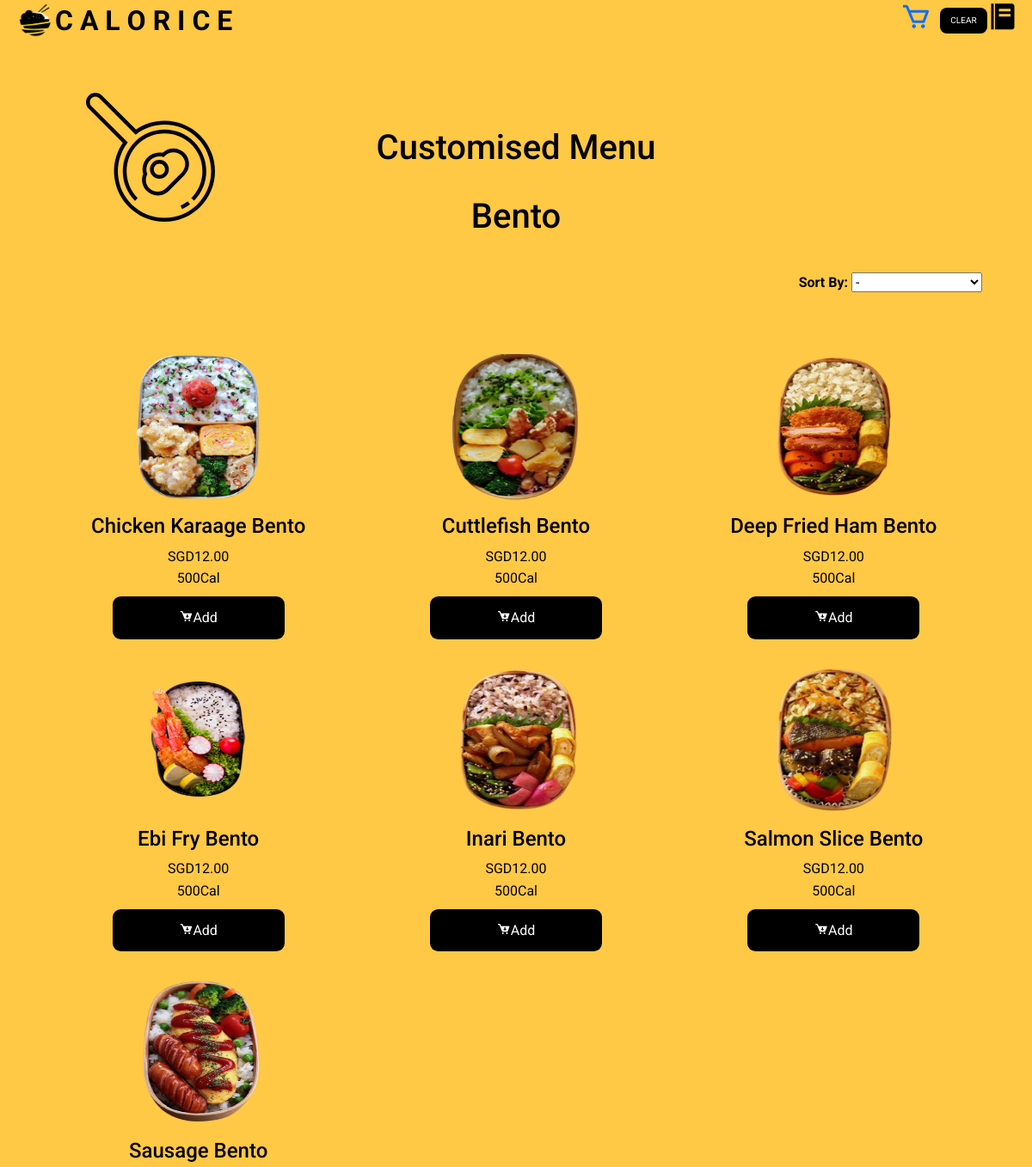
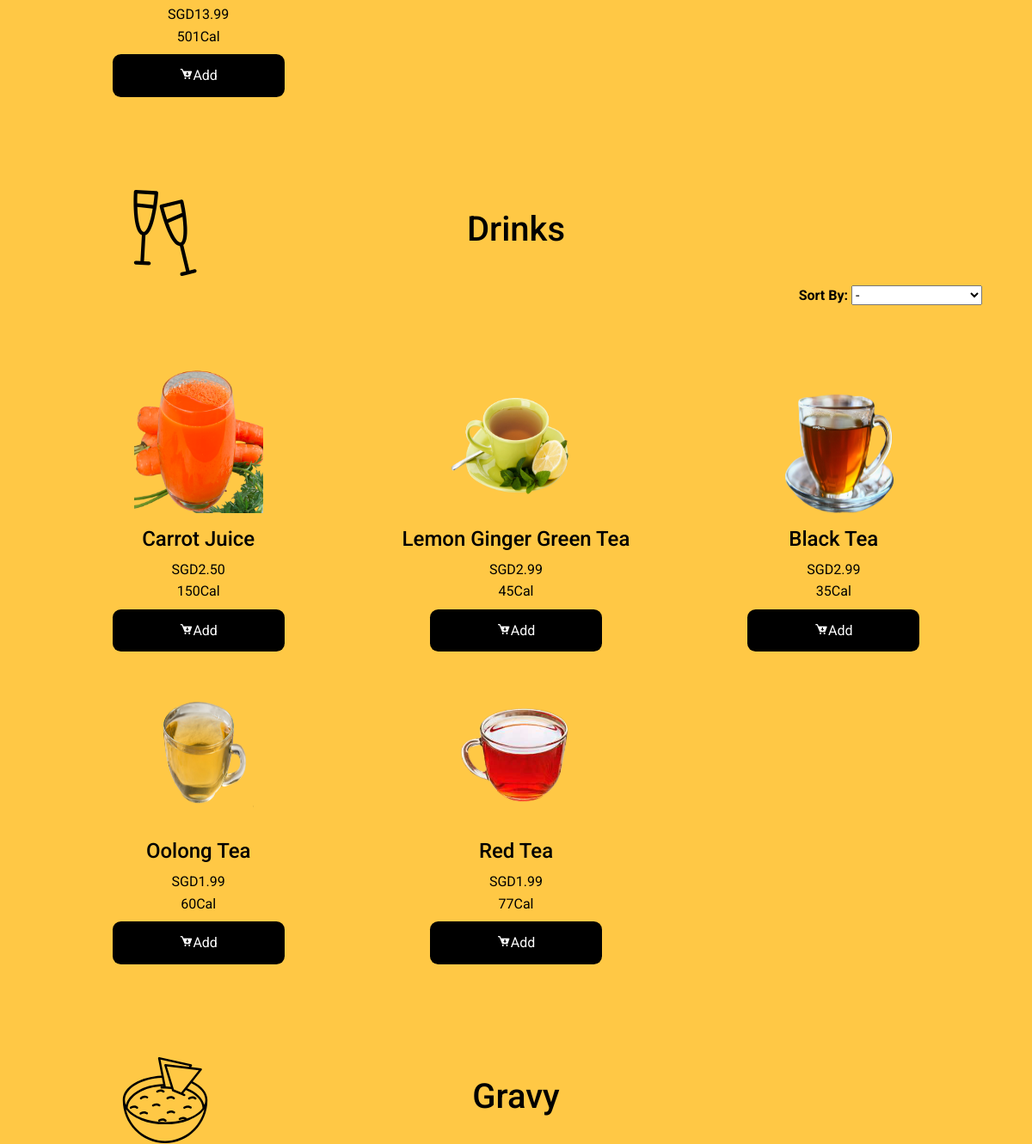
Page /menu.php (upper part) on the earlier database version (2 pictures, top to bottom).
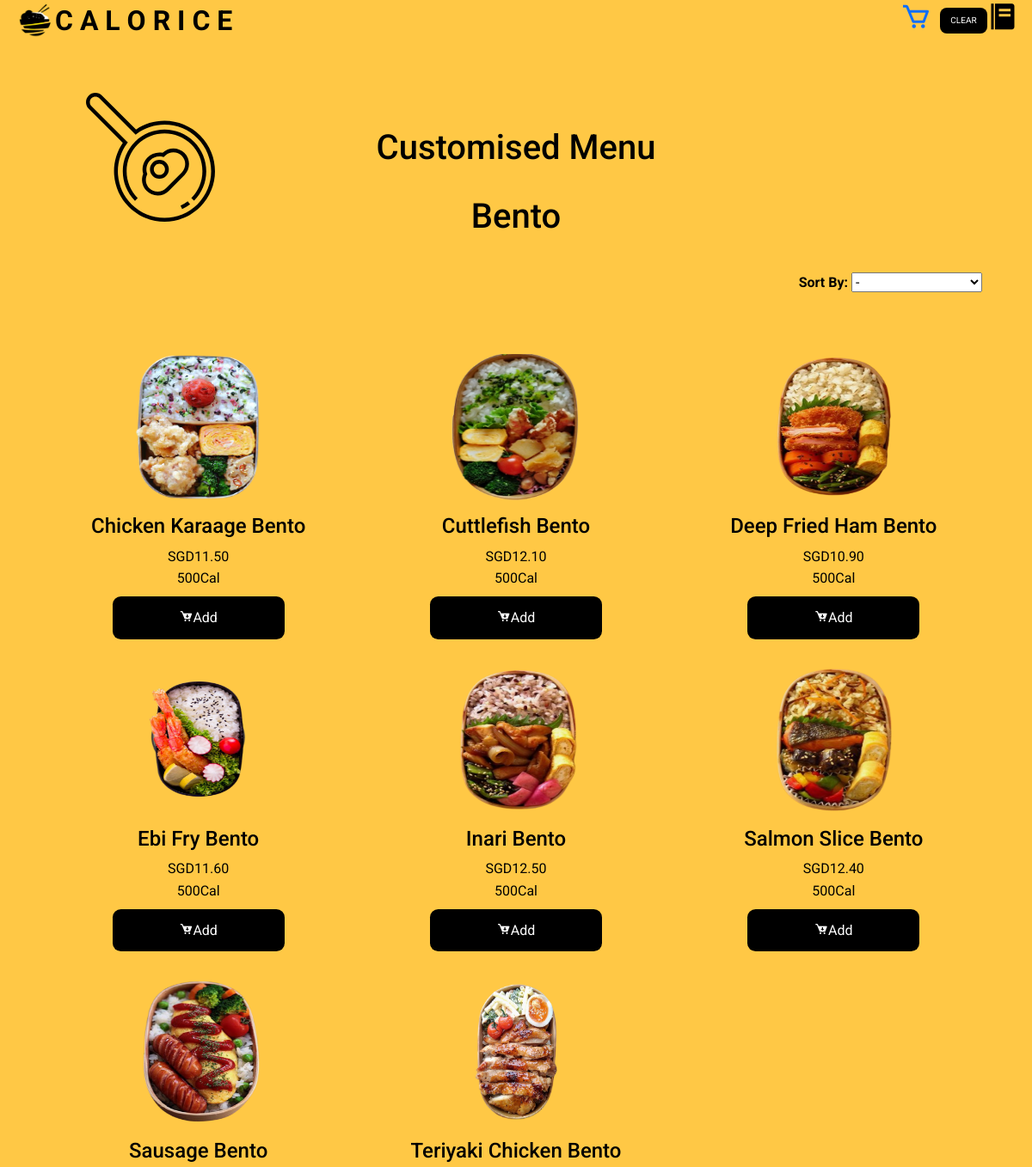
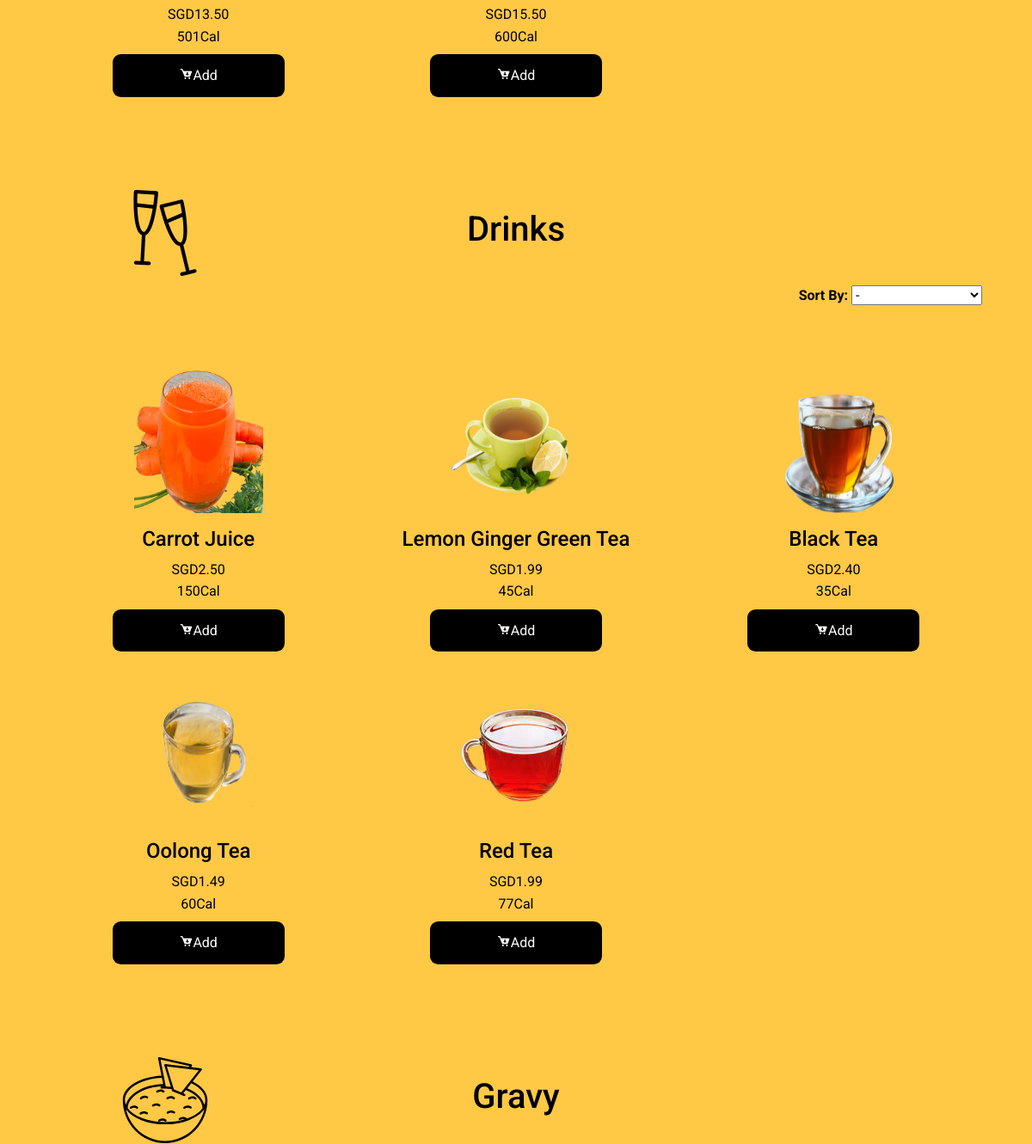
Same page on the later database version (2 pictures, top to bottom).
### tables this page shows
CREATE TABLE `food` (
  `food_id` int(11) NOT NULL,
  `food_name` varchar(255) NOT NULL,
  `food_category` varchar(128) NOT NULL,
  `food_subcategory` varchar(128) NOT NULL,
  `food_healthierchoice` smallint(6) DEFAULT '0',
  `food_vegan` smallint(6) DEFAULT NULL,
  `food_price` decimal(10,2) NOT NULL,
  `food_calories` int(11) NOT NULL,
  `food_img` varchar(256) DEFAULT NULL
);

### config/db.php (called while the page is built, shortened)
<?php
class DB {
  protected static $mdb = null;
  public static function getMDB() {
    $mdb = DB::$mdb;
    if ($mdb === null) {
      $mdb = DB::$mdb = new MeekroDB();
    }
    $mdb->sync_config();
    return $mdb;
  }
  public static function query() { $args = func_get_args(); return call_user_func_array(array(DB::getMDB(), 'query'), $args); }
}
class MeekroDB {
  public $encoding = 'latin1';
  public $connect_options = array(MYSQLI_OPT_CONNECT_TIMEOUT => 30);
  public $internal_mysql = null;
  public function __construct($host=null, $user=null, $password=null, $dbName=null, $port=null, $encoding=null, $socket=null)  {
    if ($encoding === null) $encoding = DB::$encoding;
    $this->encoding = $encoding;
  }
  public function get() {
    $mysql = $this->internal_mysql;
    if (!($mysql instanceof MySQLi)) {
      $mysql = new mysqli();
      foreach ($this->connect_options as $key => $value) {
        $mysql->options($key, $value);
      }
      $mysql->set_charset($this->encoding);
      $this->internal_mysql = $mysql;
    }
    return $mysql;
  }
  protected function preparseQueryParams() {
    $args = func_get_args();
    $sql = trim(strval(array_shift($args)));
    $args_all = $args;
    if (count($args_all) == 0) return array($sql);
    $chunkyQuery = array();
    return $chunkyQuery;
  }
  public function parseQueryParams() {
    $args = func_get_args();
    $chunkyQuery = call_user_func_array(array($this, 'preparseQueryParams'), $args);
    $query = '';
    foreach ($chunkyQuery as $chunk) {
      if (is_string($chunk)) {
        $query .= $chunk;
        continue;
      }
      $result = '';
      $query .= $result;
    }
    return $query;
  }
  protected function prependCall($function, $args, $prepend) { array_unshift($args, $prepend); return call_user_func_array($function, $args); }
  public function query() { $args = func_get_args(); return $this->prependCall(array($this, 'queryHelper'), $args, 'assoc'); }
  protected function queryHelper() {
    $args = func_get_args();
    $type = array_shift($args);
    $db = $this->get();
    $is_buffered = true;
    $row_type = 'assoc';
    $full_names = false;
    $sql = call_user_func_array(array($this, 'parseQueryParams'), $args);
    $result = $db->query($sql, $is_buffered ? MYSQLI_STORE_RESULT : MYSQLI_USE_RESULT);
    $return = array();
    while ($row = ($row_type == 'assoc' ? $result->fetch_assoc() : $result->fetch_row())) {
      $return[] = $row;
    }
    return $return;
  }
}
?>

### menu.php (the view, shortened to what the changed rows need)
<?php
include "config/db.php";
?>
<!DOCTYPE html>
<html lang="en">
<head>
    <link href="https://cdn.jsdelivr.net/npm/bootstrap@5.0.0-beta3/dist/css/bootstrap.min.css" rel="stylesheet">
    <link href='https://unpkg.com/boxicons@2.0.7/css/boxicons.min.css' rel='stylesheet'>
    <link rel="stylesheet" href="css/styles.css">
    <link rel="stylesheet" href="css/menu.css">
</head>
<body>
    <?php
    include "header.php";
    ?>
    <div class="container">
        <div class="row">
            <h1 class="text-center">Customised Menu</h1>
        </div>
        <div class="row bentodiv">
            <h1 class="text-center">Bento</h1>
            <?php
                $bento = DB::query('SELECT * FROM food WHERE food_category = "Bento"');
                foreach($bento as $bento_result){
                    echo '<div class="col-lg-4 col-sm-6 menubox"><div class="row"><p class="text-center"><img src=" ';
                    echo SITE_URL . "admin/" . $bento_result['food_img'];
                    echo '" alt="" class="menu_img"></p></div><div class="row namerow"><h4 class="text-center">';
                    echo ucwords($bento_result['food_name']);
                    echo '</h4></div><div class="row pricerow"><span class="text-center">';
                    echo "SGD" . $bento_result['food_price'];
                    echo '</span></div><div class="row caloriesrow"><span class="text-center">';
                    echo $bento_result['food_calories'] . "Cal";
                    echo '</span></div><div class="row addbuttonrow"><a class="addbutton text-center" data-id="'.$bento_result['food_id'].'" ><i class="bx bxs-cart-download buy_now"></i>Add</a></div></div>
                    ';
                }
            ?>
        </div>
        <div class="row drinksdiv">
            <h1 class="text-center">Drinks</h1>
            <?php
                $drinks = DB::query('SELECT * FROM food WHERE food_subcategory = "drinks"');
                foreach($drinks as $drinks_result){
                    echo '<div class="col-lg-4 col-sm-6 menubox"><div class="row"><p class="text-center"><img src=" ';
                    echo SITE_URL . "admin/" . $drinks_result['food_img'];
                    echo '" alt="" class="menu_img"></p></div><div class="row namerow"><h4 class="text-center">';
                    echo ucwords($drinks_result['food_name']);
                    echo '</h4></div><div class="row pricerow"><span class="text-center">';
                    echo "SGD" . $drinks_result['food_price'];
                    echo '</span></div><div class="row caloriesrow"><span class="text-center">';
                    echo $drinks_result['food_calories'] . "Cal";
                    echo '</span></div><div class="row addbuttonrow"><a class="addbutton text-center" data-id="'.$drinks_result['food_id'].'"><i class="bx bxs-cart-download"></i>Add</a></div></div>
                    ';
                }
            ?>
        </div>
        <div class="row gravydiv" id="gravydiv">
            <h1 class="text-center">Gravy</h1>
        </div>
    </div>
</body>
</html>

Differences in the rows shown:
changed food "Chicken Karaage Bento": food_price "12.00" → "11.50"
changed food "Cuttlefish Bento": food_price "12.00" → "12.10"
changed food "Deep Fried Ham Bento": food_price "12.00" → "10.90"
changed food "Ebi Fry Bento": food_price "12.00" → "11.60"
changed food "Inari Bento": food_price "12.00" → "12.50"
changed food "Salmon Slice Bento": food_price "12.00" → "12.40"
changed food "Sausage Bento": food_price "13.99" → "13.50"
added food: food_img (picture), food_name "Teriyaki Chicken Bento", food_price "15.50", food_calories "600", shown under "Bento"
changed food "Lemon Ginger Green Tea": food_price "2.99" → "1.99"
changed food "Black Tea": food_price "2.99" → "2.40"
changed food "Oolong Tea": food_price "1.99" → "1.49"
